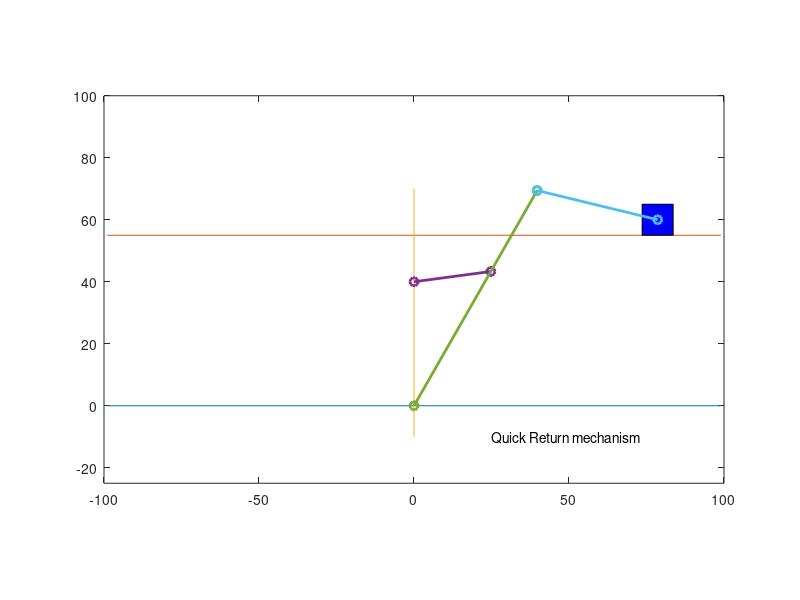

MATLAB code to generate this figure:
L1=40;
L2=25;
L3=80;
L4=40;
L5=60;

for th=0:0.2:8*pi
    plot([-99 99],[0 0]);
    hold on;
    plot([-99 99],[55 55]);
    plot([0 0],[-10 70]);
   
    %plotting the crank
    plot([0 L2*cos(th)],[L1 L1-L2*sin(th)],'o-','linewidth',2);
 
    th2=atan((L2*sin(th)-L1)/(L2*cos(th)));
    if(th2<0)
        th2=th2+pi
    end
   
    %plotting the slotted bar
    plot([0 -L3*cos(th2)], [0 L3*sin(th2)],'o-','linewidth',2);
   
    th3=asin((L3*sin(th2)-L5)/L4);
    x=-L3*cos(th2)+L4*cos(th3);
    %plotting the ram or cutting tool
    rectangle('Position',[x-5,55,10,10],'FaceColor','b');
    
    %plotting the connecting link
    plot([-L3*cos(th2) x],[L3*sin(th2) L5],'o-','linewidth',2);
    text(25,-10,'Quick Return mechanism');
    
    hold off;
    axis(gca, 'equal');
    axis([-100 100 -25 100]);
 pause(0.1)
end